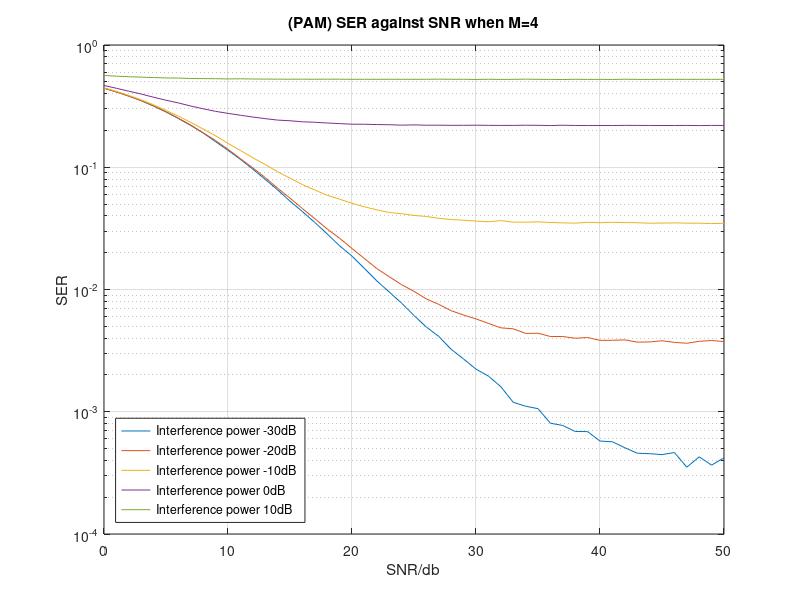

MATLAB code for this plot:

clear all;

%%%%%%%%%%%%%%%%%%%%%%%%%%%%%%%%%%%%%%%%%%%%%%%%%%%%%%%%%%%%%%%%%%%%%%%%
%This program simulates the symbal error rate of pulse amplitude modulation 
%(PAM) of M symbals by averaging the number of errors in N tests. The theoretical
%value is also caculated using derived expressions and a visual comparison 
%is made on a graph of symbal error rate (SER) against signal to noise ratio 
%(SNR) in dB to check the validity of the simulation.
%%%%%%%%%%%%%%%%%%%%%%%%%%%%%%%%%%%%%%%%%%%%%%%%%%%%%%%%%%%%%%%%%%%%%%%%


%declare parameters for SNR, N, and M
SNR_db = 0:50;
N=5e5;
M=4;

power_inter_db=-30:10:10;
power_inter=sqrt(10.^(power_inter_db./10));
L=length(power_inter);
l=length(SNR_db);

SER_I_SIM=zeros(L,l);



sig_energy = 10.^(SNR_db/10);%convert SNR db to SNR


original_signal = transpose(pammod(0:M-1,M));%generate array of original signal
mag = sqrt((original_signal'*original_signal)./(2*M*(sig_energy)));%magnitude using to scale the noise power

for SIM_index=1:L
    
   P_inter=power_inter(1,SIM_index);
   
tran_signal = zeros(N,1);
SER_SIM=zeros(1,l);%declare a matrix for SER

for index=1:l
    %transmitted signals are selected randomly from the original signals
     tran_signal_index = randi(M,N,1);
     tran_signal=pammod(tran_signal_index-1,M);
    
    %generate white gaussian noise n and scale its power & fading channel h
    %with unity power
    noise = (randn(N,1)+1j*randn(N,1))*mag(index);
    h = (randn(N,1)+1j*randn(N,1))./sqrt(2);
    interference=P_inter*(randn(N,1)+1j*randn(N,1))./sqrt(2);
    
    %received signal = transmitted signal * fading channel + noise
    receive_sig = tran_signal.*h+noise+interference;
   
    %detected signals are generated by mapping each of transmitted signals to the
    %nearest signal after channel
    Eucld_dist=zeros(N,M);
    
    for k = 1: M
        Eucld_dist(:,k) = abs(receive_sig - h.*original_signal(k,1));
    end
    
    [~, indices ] = min(Eucld_dist,[],2) ;
    number_of_errors = (indices~=tran_signal_index);
    SER_SIM(index) = mean(number_of_errors);
    
end
    SER_I_SIM(SIM_index,:)=SER_SIM;
end


%%%%%%%%%%%%%%%%%%%%%%%%%%%%%%%%%%%%%%%%%%%%%%%%%%%%%%%%%%%%%%%%%%%%%%%%
%plot a graph of SER against SNR for both simulation result and
%theoreetical expressions 
%%%%%%%%%%%%%%%%%%%%%%%%%%%%%%%%%%%%%%%%%%%%%%%%%%%%%%%%%%%%%%%%%%%%%%%%
semilogy(SNR_db,SER_I_SIM);
legend('Interference power -30dB','Interference power -20dB','Interference power -10dB','Interference power 0dB','Interference power 10dB','location','southwest');
str=sprintf('(PAM) SER against SNR when M=%d',M);
title(str);
xlabel('SNR/db');
ylabel('SER');
grid on;
